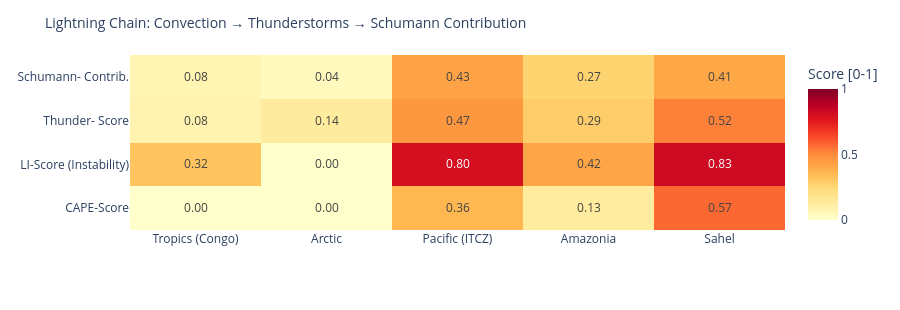

Notebook code cell kept with this figure:
### Code cell
# ============================================================
# LIGHTNING CHAIN: Convection → Thunderstorms → Schumann
# Shows the causal chain per measurement point as heatmap
# ============================================================

def cape_score(v):
    """CAPE → normalized score [0,1]"""
    if v is None or pd.isna(v): return 0.0
    return min(1.0, float(v) / 3000)

def li_score(v):
    """Lifted Index: negative = unstable → score [0,1]"""
    if v is None or pd.isna(v): return 0.3
    return min(1.0, max(0.0, (-float(v) + 6) / 12))

def cloud_score(v):
    if v is None or pd.isna(v): return 0.3
    return float(v) / 100

def thunder_score(row):
    """Kombinierter Gewitterwahrscheinlichkeits-Score
    CAPE + LI + Bedeckung + WMO-Gewitter + konvektiver Niederschlag (showers)
    Hinweis: X-Ray und Kp sind kein Bestandteil – nur geomagn./solarer Kontext.
    """
    cs = cape_score(row.get('cape'))
    ls = li_score(row.get('li'))
    cl = cloud_score(row.get('cloud'))
    t  = 1.0 if row.get('thunderstorm') else 0.0
    # Convective precipitation (showers) as additional indicator
    sh = min(1.0, (row.get('showers') or 0) / 5.0)
    return round(cs * 0.30 + ls * 0.25 + cl * 0.15 + t * 0.20 + sh * 0.10, 3)

def schumann_contribution(t_score, lat):
    """Schumann contribution: higher in tropics (±30°), scaled by thunderstorm score"""
    lat_weight = max(0.3, 1.0 - abs(lat) / 60)
    return round(t_score * lat_weight, 3)

df_atm['cape_score']   = df_atm.apply(lambda r: cape_score(r['cape']), axis=1)
df_atm['li_score']     = df_atm.apply(lambda r: li_score(r['li']),    axis=1)
df_atm['thunder_score']= df_atm.apply(lambda r: thunder_score(r.to_dict()), axis=1)
df_atm['schumann_contribution'] = df_atm.apply(
    lambda r: schumann_contribution(r['thunder_score'], r['lat']), axis=1)

metrics = ['cape_score', 'li_score', 'thunder_score', 'schumann_contribution']
labels  = ['CAPE-Score', 'LI-Score\n(Instability)', 'Thunder-\nScore', 'Schumann-\nContrib.']
z_data  = [df_atm[m].tolist() for m in metrics]

fig = go.Figure(go.Heatmap(
    z=z_data,
    x=df_atm['point'].tolist(),
    y=labels,
    colorscale='YlOrRd',
    zmin=0, zmax=1,
    text=[[f'{v:.2f}' for v in row] for row in z_data],
    texttemplate='%{text}', textfont=dict(size=12),
    colorbar=dict(title='Score [0-1]')
))
fig.update_layout(
    title=dict(text='Lightning Chain: Convection → Thunderstorms → Schumann Contribution', font=dict(size=14)),
    height=310,
    plot_bgcolor='rgba(0,0,0,0)', paper_bgcolor='rgba(0,0,0,0)',
    margin=dict(l=130, r=80, t=55, b=80)
)
fig.show()

### Figure 1 — Plotly figure (JSON) as saved in the notebook; plotly's stock layout.template omitted (floating-point values rounded to 4 significant figures)
{"data": [{"colorbar": {"title": {"text": "Score [0-1]"}}, "colorscale": [[0.0, "rgb(255,255,204)"], [0.125, "rgb(255,237,160)"], [0.25, "rgb(254,217,118)"], [0.375, "rgb(254,178,76)"], [0.5, "rgb(253,141,60)"], [0.625, "rgb(252,78,42)"], [0.75, "rgb(227,26,28)"], [0.875, "rgb(189,0,38)"], [1.0, "rgb(128,0,38)"]], "text": [["0.00", "0.00", "0.36", "0.13", "0.57"], ["0.32", "0.00", "0.80", "0.42", "0.83"], ["0.08", "0.14", "0.47", "0.29", "0.52"], ["0.08", "0.04", "0.43", "0.27", "0.41"]], "textfont": {"size": 12}, "texttemplate": "%{text}", "type": "heatmap", "x": ["Tropics (Congo)", "Arctic", "Pacific (ITCZ)", "Amazonia", "Sahel"], "y": ["CAPE-Score", "LI-Score\n(Instability)", "Thunder-\nScore", "Schumann-\nContrib."], "z": [[0.0, 0.0, 0.36, 0.13, 0.5733], [0.3167, 0.0, 0.8, 0.4167, 0.825], [0.082, 0.135, 0.466, 0.289, 0.524], [0.077, 0.041, 0.427, 0.265, 0.41]], "zmax": 1, "zmin": 0}], "layout": {"height": 310, "margin": {"b": 80, "l": 130, "r": 80, "t": 55}, "paper_bgcolor": "rgba(0,0,0,0)", "plot_bgcolor": "rgba(0,0,0,0)", "title": {"font": {"size": 14}, "text": "Lightning Chain: Convection → Thunderstorms → Schumann Contribution"}}}
